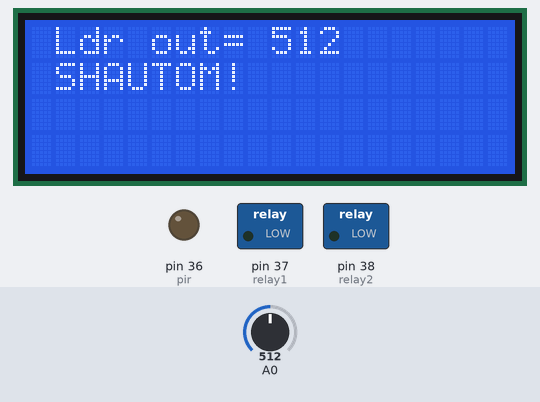
Bench run of a sketch on a simulated Arduino Mega 2560, built with avr-gcc and run on an emulated ATmega2560. Shown: 20×4 character LCD, switched loads named in the sketch (green lamp = pin HIGH), output pins drawn as LEDs (lit = HIGH). The inputs (shaded band) are chosen by the test bench; at power-on: A0 = 512. What the sketch prints to the serial monitor is not drawn.

Above: at 1.2 s.
1.3 s: A0 set to 111
At 3.0 s:
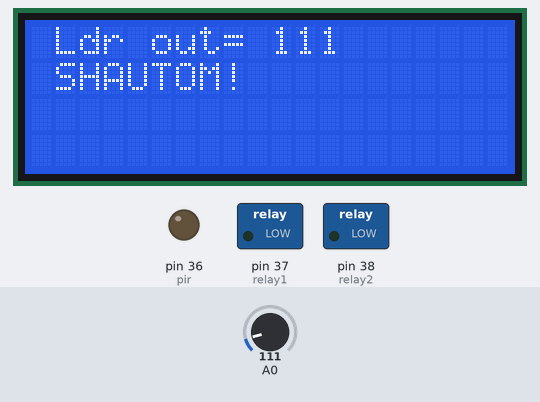
3.5 s: A0 set to 92
At 4.6 s:
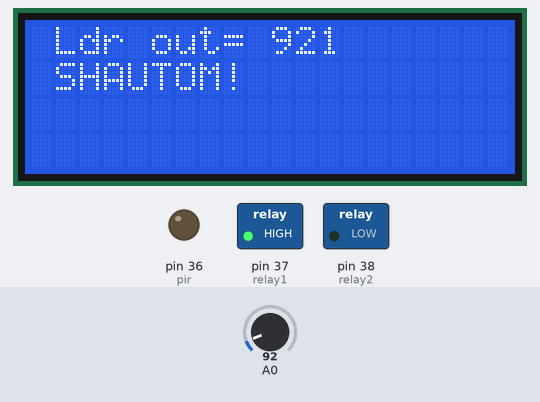
5.5 s: A0 set to 110
At 7.4 s:
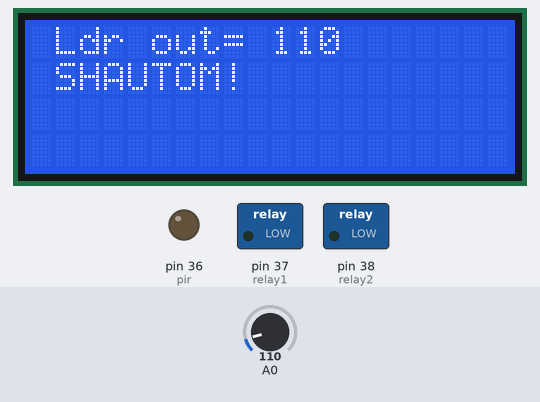
Timing chart, 0 to 8.9 s (numbered marks = the images above; inputs shaded):
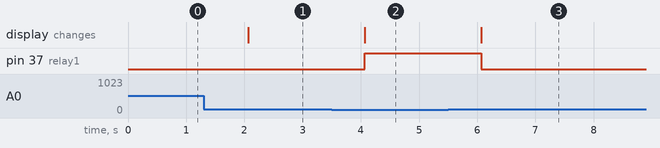

Measured:
- the behaviour switches between 100 and 99 on A0 (found by bisection; images 1 and 2)
- after the input at 1.3 s, the display: changes after 0.77 s (image 1)
- after the input at 3.5 s, pin 37 (relay1): LOW → HIGH after 0.57 s; the display: changes after 0.57 s (image 2)
- after the input at 5.5 s, pin 37 (relay1): HIGH → LOW after 0.57 s; the display: changes after 0.57 s (image 3)

The sketch:

pir__light_dependent_resistor.ino
```cpp
#define pir 36
#define relay1 37
#define relay2 38
#include <LiquidCrystal.h>

// initializing the library with the numbers of the interface pins
LiquidCrystal lcd(48, 49, 50, 51, 52, 53);

void setup(){
  Serial.begin(9600);
  pinMode(pir, OUTPUT);
  pinMode(relay1, OUTPUT);
  pinMode(relay2, OUTPUT);
  lcd.begin(20, 4);
// Print a message to the LCD.
  lcd.setCursor(1,0);
  lcd.print("Ldr out= ");
  lcd.setCursor(1,1);
  lcd.print("SHAUTOM!");
}

void loop(){
  //get value of ldr and print

  int ldr = analogRead(A0);
  lcd.setCursor(10,0);
  lcd.print(ldr);

  //control night light based on light intesity.
  //keep relay of if light is low
  if (ldr >= 100){
    digitalWrite(relay1, LOW);
    Serial.println("DAY LIGHT!!");
    delay(500);
  }
  else if (ldr < 100){
    Serial.println("");
    digitalWrite(relay1, HIGH);
    Serial.println("ITS DARK, NIGHT LIGHT ON!");
    delay(500);
  }

  int pir_input = digitalRead(pir);

  if (pir_input == LOW){
    Serial.println("ROOM IS EMPTY");
    digitalWrite(relay2,LOW);
    delay(500);
  }

  else{
    Serial.println("OBJECT DETECTED, LIGHTS ON!");
    digitalWrite(relay2,HIGH);
    delay(500);
  }

}
```
